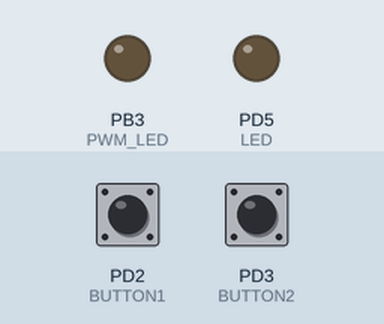
This program was run on a simulated ATtiny2313a, built with avr-gcc and emulated at 8 MHz. On the bench: output pins drawn as LEDs (lit = HIGH). Dashed ring = blinking. The test bench sets the inputs (shaded band); at power-on: PD2 (BUTTON1) HIGH, PD3 (BUTTON2) HIGH.

Above: at 1.2 s.
1.3 s: PD2 (BUTTON1) pulled LOW for 1 s
At 1.42 s:
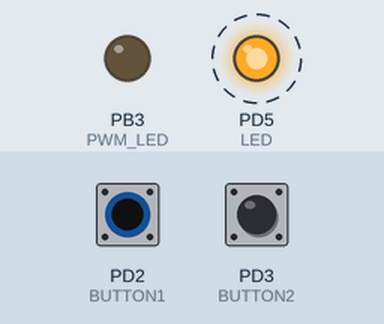
3.8 s: PD3 (BUTTON2) pulled LOW for 3.2 s
At 7.5 s:
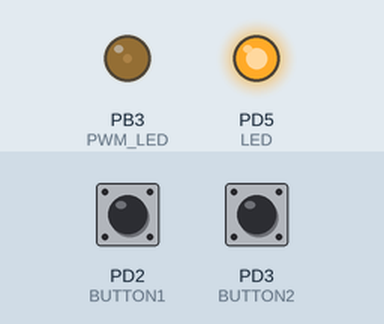
8.5 s: PD3 (BUTTON2) pulled LOW for 3.2 s
At 12.3 s:
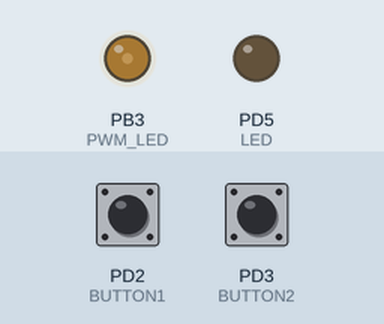
13.2 s: PD3 (BUTTON2) pulled LOW for 0.15 s
At 13.6 s:
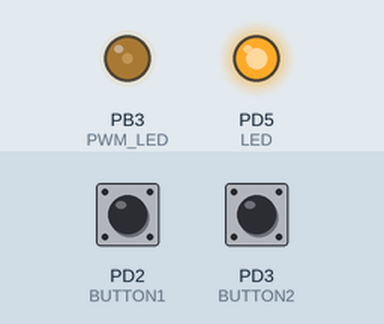
14.8 s: PD2 (BUTTON1) pulled LOW for 0.15 s
At 16.0 s:
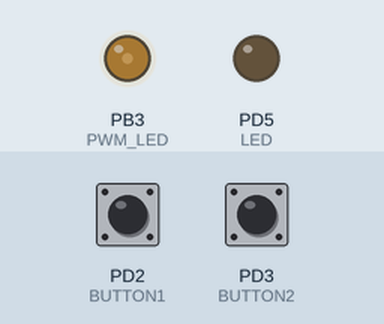
16.4 s: PD2 (BUTTON1) pulled LOW for 3.2 s
At 16.77 s:
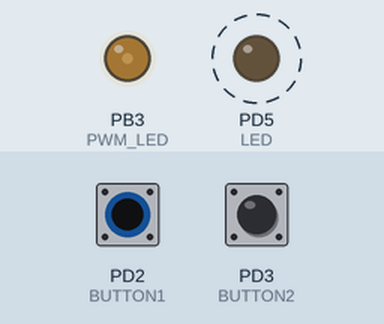
Timing chart, 0 to 20.9 s (numbered marks = the images above; inputs shaded):
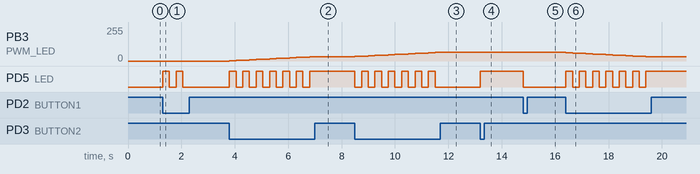

Measured:
- after the input at 1.3 s, PD5 (LED): alternates HIGH for 0.25 s and LOW for 0.25 s, 4 changes in all, then stays LOW, starting at once
- after the input at 3.8 s, PB3 (PWM_LED): moves from 0/255 to 32/255 over 3.0 s, starting at once; PD5 (LED): alternates HIGH for 0.25 s and LOW for 0.25 s, 13 changes in all, then stays HIGH, starting at once
- after the input at 8.5 s, PB3 (PWM_LED): moves from 32/255 to 65/255 over 3.0 s, starting at once; PD5 (LED): alternates HIGH for 0.25 s and LOW for 0.25 s, 13 changes in all, then stays LOW, starting at once
- after the input at 13.2 s, PB3 (PWM_LED): 65/255 → 67/255 at once; PD5 (LED): LOW → HIGH at once
- after the input at 14.8 s, PB3 (PWM_LED): 67/255 → 65/255 at once; PD5 (LED): HIGH → LOW at once
- after the input at 16.4 s, PB3 (PWM_LED): moves from 65/255 to 32/255 over 3.0 s, starting at once; PD5 (LED): alternates HIGH for 0.25 s and LOW for 0.25 s, 13 changes in all, then stays HIGH, starting at once

The program:

main.c
```c
/**
 * Simple fast pwm, controlled by buttons.
 * Written for ATtiny2313A
 */

#define F_CPU 8000000UL

#include <avr/io.h>
#include <avr/interrupt.h>
#include <util/delay.h>
#include <stdint.h>

#define BUTTON1	(1<<PD2)
#define BUTTON2	(1<<PD3)
#define LED	(1<<PD5)
#define PWM_LED	(1<<PB3)

#define PWM_NONINVERTED (1<<COM1A1)
#define PWM_FAST_10	(1<<WGM12) | (1<<WGM11) | (1<<WGM10)
#define PWM_BOTTOM	0
#define PWM_TOP		1023

#define TIMER_NO_PRESCALE	(1<<CS10)

volatile uint16_t pwmval = 0;

int
main(void)
{
	/* outputs */
	DDRD |= LED;
	DDRB |= PWM_LED;

	/* internal pullups */
	PORTD |= BUTTON1 | BUTTON2;

	/* set timer / pwm */
	TCCR1A |= PWM_NONINVERTED | PWM_FAST_10;
	TCCR1B |= TIMER_NO_PRESCALE;

	OCR1A = pwmval;

	for (;;) {
		if (!(PIND & BUTTON1)) {
			/* toggle led */
			PORTD ^= LED;

			if (pwmval < (PWM_BOTTOM + 10))
				pwmval = PWM_BOTTOM;
			else
				pwmval -= 10;

			OCR1A = pwmval;

			/* prinmitive debounce */
			_delay_ms(250);
		}

		if (!(PIND & BUTTON2)) {
			/* toggle led */
			PORTD ^= LED;

			if (pwmval > (PWM_TOP - 10))
				pwmval = PWM_TOP;
			else
				pwmval += 10;

			OCR1A = pwmval;

			/* prinmitive debounce */
			_delay_ms(250);
		}
	}

	/* NOTREACHED */
	return (0);
}
```
